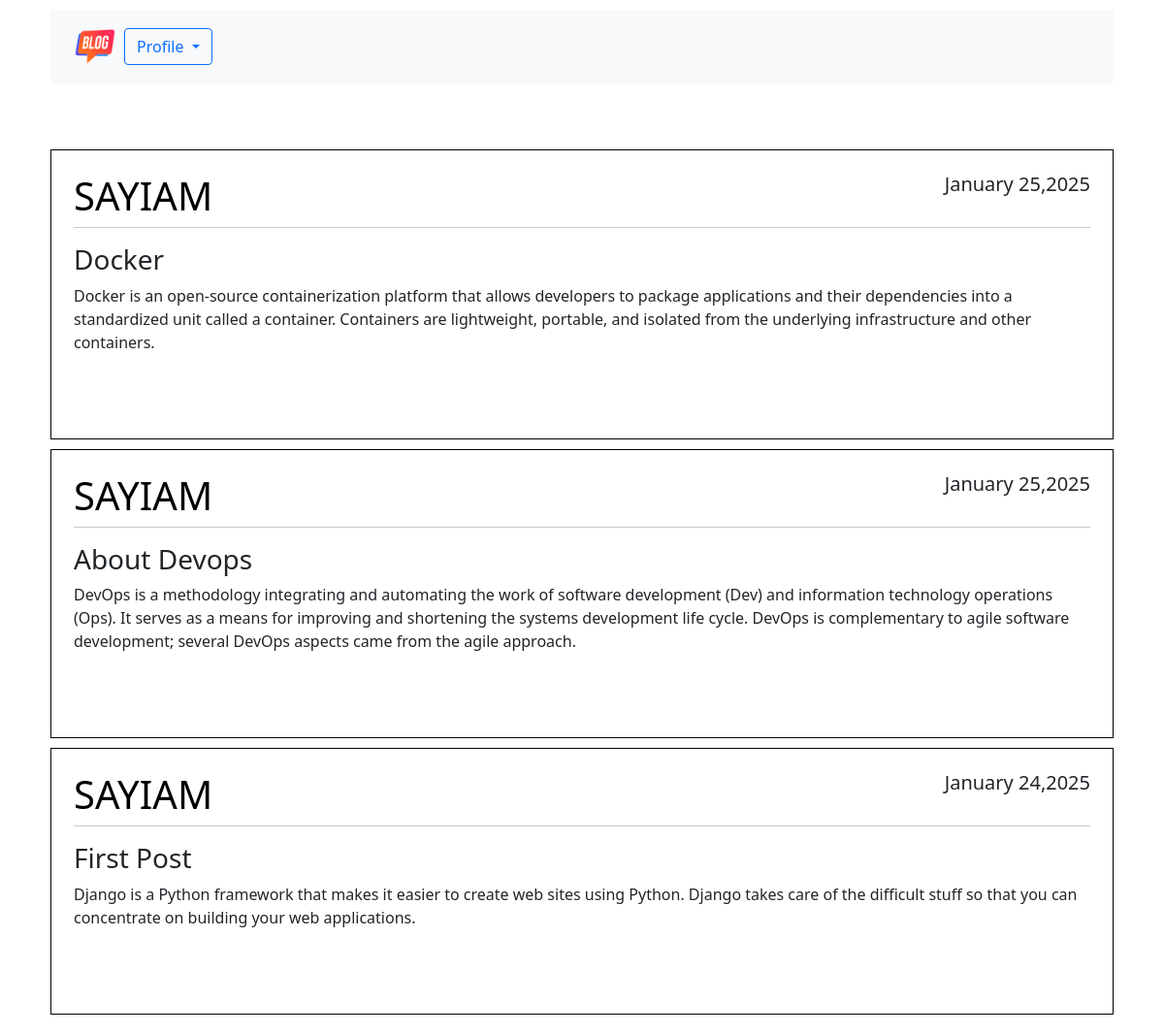
Before: /home/ (signed in) with the older database file.
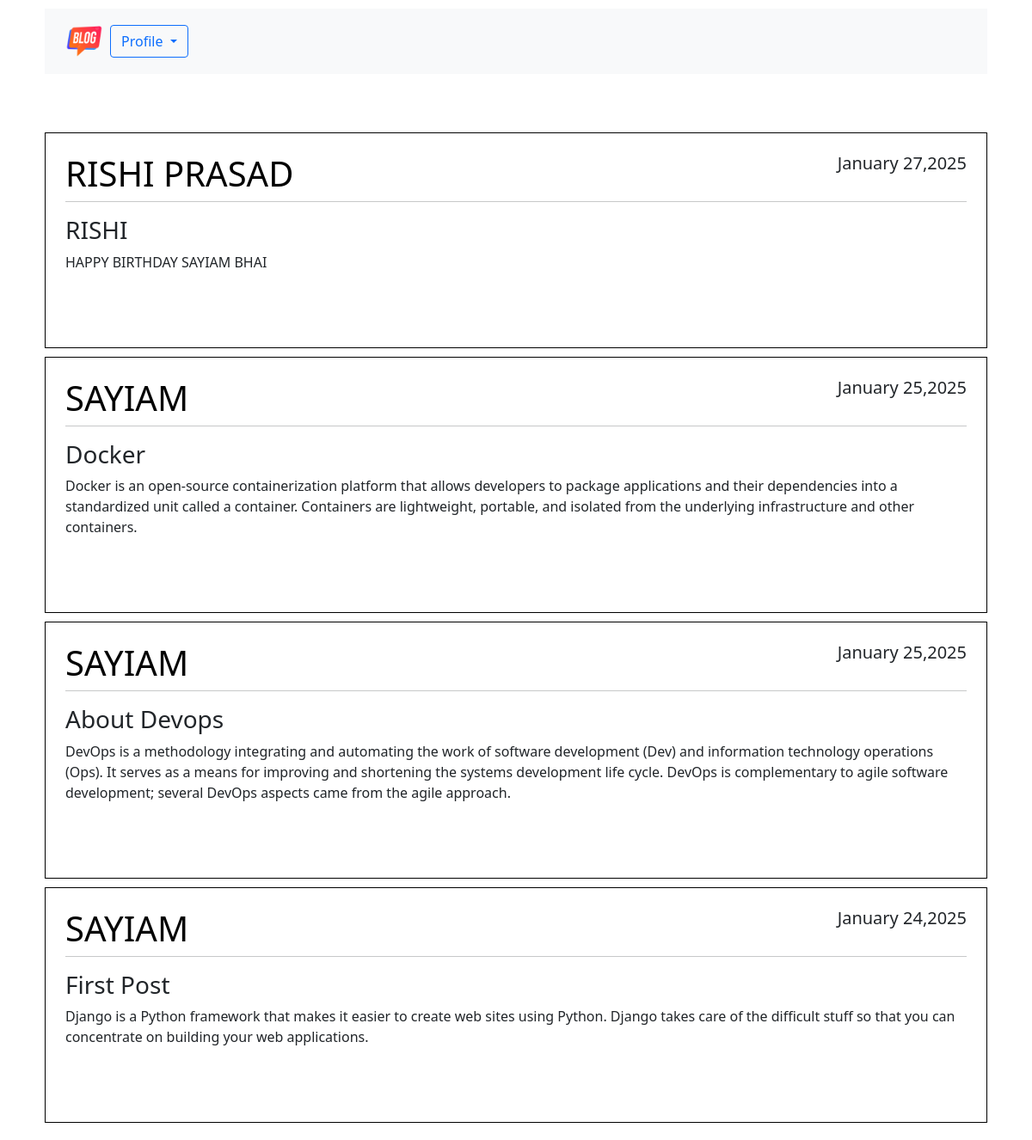
After: the same page with the newer database file.
### blog/models.py (models this page shows, shortened)
class Post(models.Model):
    title=models.CharField(max_length=100)
    content=models.TextField()
    date_posted=models.DateTimeField(default=timezone.now)
    author=models.ForeignKey(User, on_delete=models.CASCADE)

### blog/views.py (the view)
# urls.py: path('home/', views.home, name='home'),
@login_required
def home(request):
    posts = Post.objects.all().order_by('-id')  # Latest posts first
    return render(request, 'blog/home.html', {'posts': posts})

### blog/templates/blog/home.html (shortened to what this page needs)
{% extends 'blog/base.html' %} {% block content %} {% load static %}
<div class="container custom-container">
  <nav class="navbar navbar-expand-lg navbar-light bg-light w-100">
    <div class="collapse navbar-collapse" id="navbarSupportedContent">
      <ul class="navbar-nav mr-auto">
        <li class="nav-item">
          <a href="/home">
            <img
              src="{% static 'image/ph.png' %}"
              alt="Logo"
              class="navbar-logo"
            />
          </a>
        </li>
      </ul>
      <form class="form-inline my-2 my-lg-0">
        <div class="dropdown">
          <button
            class="btn btn-outline-primary dropdown-toggle"
            type="button"
            id="dropdownMenuButton"
            data-bs-toggle="dropdown"
            aria-expanded="false"
          >
            Profile
          </button>
        </div>
      </form>
    </div>
  </nav>
</div>
<br /><br />
<div class="container custom-container" style="max-width: 1350px">
  {% for post in posts %}
  <article class="media content-section">
    <div
      class="media-body"
      style="border: 1px solid black; padding: 23px; margin-bottom: 10px"
    >
      <div class="article-metadata">
        <h1
          class="text-uppercase"
          style="text-align: left; float: left; color: black"
        >
          {{ post.author }}
        </h1>
        <h5 style="text-align: right; float: right">
          {{ post.date_posted|date:"F d,Y"}}
        </h5>
        <hr style="clear: both" />
      </div>
      <h3>{{ post.title }}</h3>
      <p class="article-content">{{ post.content }}</p>
      <br /><br />
    </div>
  </article>
  {% endfor %}
</div>
{% endblock %}

Changed rows visible on the page:
added Post: author "RISHI PRASAD", date_posted "January 27,2025", title "RISHI", content "HAPPY BIRTHDAY SAYIAM BHAI"
